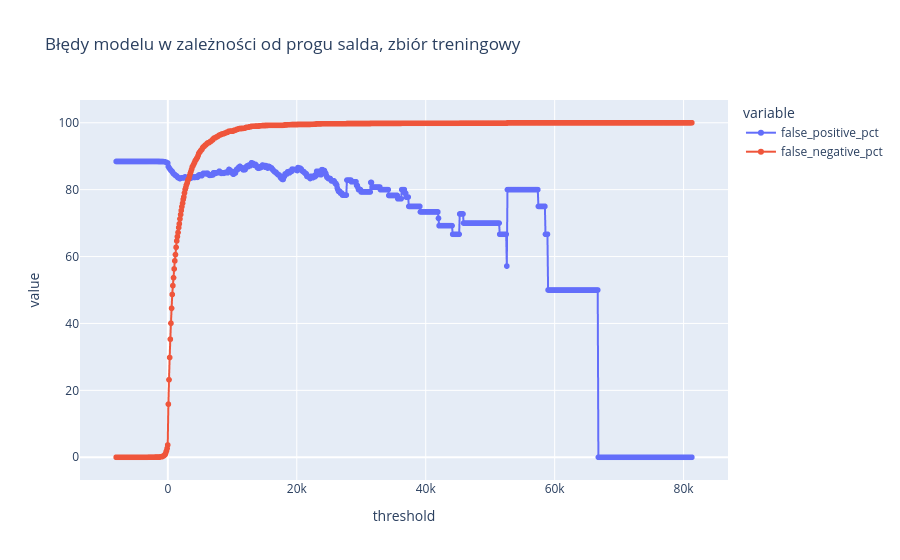

Source (notebook cell):
### Code cell
px.line(
    first_half_results,
    x="threshold",
    y=["false_positive_pct", "false_negative_pct"],
    markers=True,
    title="Błędy modelu w zależności od progu salda, zbiór treningowy"
)

### Figure 1 — Plotly figure (JSON) as saved in the notebook; plotly's stock layout.template omitted (floating-point values rounded to 4 significant figures; data arrays with more than 128 entries replaced by an {"elided": "..."} marker saying what was removed)
{"data": [{"hovertemplate": "variable=false_positive_pct<br>threshold=%{x}<br>value=%{y}<extra></extra>", "legendgroup": "false_positive_pct", "line": {"color": "#636efa", "dash": "solid"}, "marker": {"symbol": "circle"}, "mode": "lines+markers", "name": "false_positive_pct", "showlegend": true, "type": "scattergl", "x": {"elided": "894 int values"}, "xaxis": "x", "y": {"elided": "894 float values"}, "yaxis": "y"}, {"hovertemplate": "variable=false_negative_pct<br>threshold=%{x}<br>value=%{y}<extra></extra>", "legendgroup": "false_negative_pct", "line": {"color": "#EF553B", "dash": "solid"}, "marker": {"symbol": "circle"}, "mode": "lines+markers", "name": "false_negative_pct", "showlegend": true, "type": "scattergl", "x": {"elided": "894 int values"}, "xaxis": "x", "y": {"elided": "894 float values"}, "yaxis": "y"}], "layout": {"legend": {"title": {"text": "variable"}, "tracegroupgap": 0}, "title": {"text": "Błędy modelu w zależności od progu salda, zbiór treningowy"}, "xaxis": {"anchor": "y", "domain": [0, 1], "title": {"text": "threshold"}}, "yaxis": {"anchor": "x", "domain": [0, 1], "title": {"text": "value"}}}}
